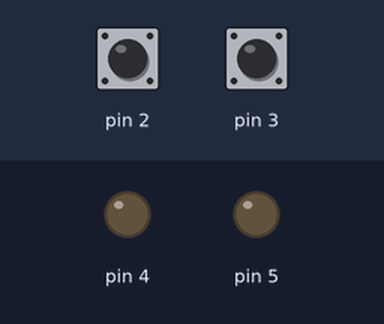
This sketch was run on a simulated Arduino Uno, built with avr-gcc and run on an emulated ATmega328P. On the bench: output pins drawn as LEDs (lit = HIGH). Inputs (shaded band) come from the test bench; at power-on: pin 2 HIGH, pin 3 HIGH.

Above: at 1.2 s.
1.3 s: pin 2 pulled LOW for 3.2 s
At 1.9 s:
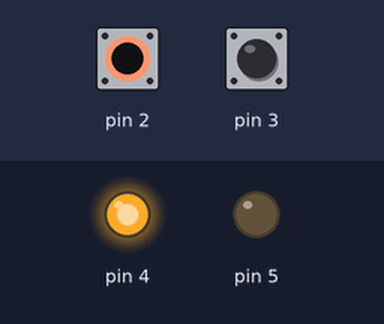
6.8 s: pin 3 pulled LOW for 0.15 s
At 7.3 s:
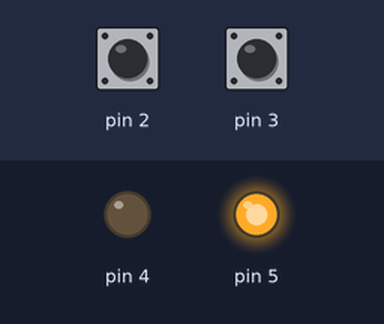
9.9 s: pin 3 pulled LOW for 1 s
At 12.4 s:
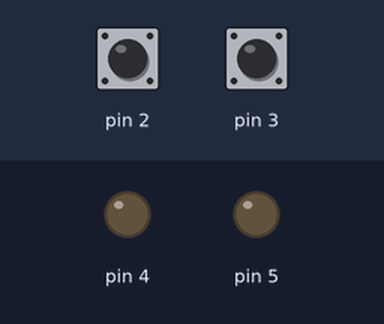
13.4 s: pin 3 pulled LOW for 3.2 s
At 14.7 s:
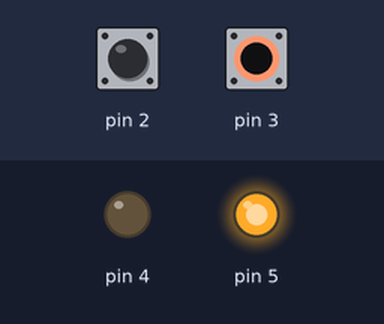
Timing chart, 0 to 18.9 s (numbered marks = the images above; inputs shaded):
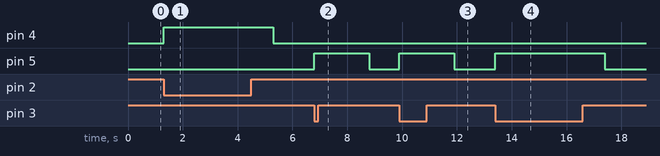

The sketch:

sketch_apr19a.ino
```cpp
void setup() {
  for(int i =2; i<=3; i++) {
  pinMode(i, INPUT_PULLUP);
  }
  for(int i =4; i<=5; i++) {
  pinMode(i, OUTPUT);
  }
}

void loop() {
  int a,b;
  a = digitalRead(2);
  b = digitalRead(3);
  if(a == LOW) {
    digitalWrite(4, HIGH);
    delay(2000);
    digitalWrite(4, LOW);
  }
  if(b == LOW) {
    digitalWrite(5, HIGH);
    delay(2000);
    digitalWrite(5, LOW);
  }

}
```

Measured:
- after the input at 1.3 s, pin 4: LOW → HIGH at once, → LOW 4.0 s later
- after the input at 6.8 s, pin 5: LOW → HIGH at once, → LOW 2.0 s later
- after the input at 9.9 s, pin 5: LOW → HIGH at once, → LOW 2.0 s later
- after the input at 13.4 s, pin 5: LOW → HIGH at once, → LOW 4.0 s later
